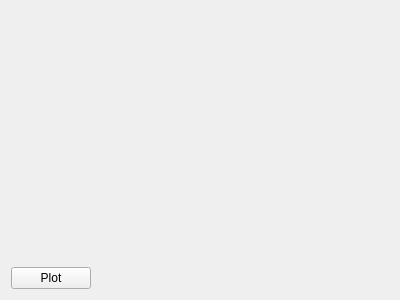
<?xml version="1.0" encoding="UTF-8"?>
<ui version="4.0">
 <class>Widget</class>
 <widget class="QWidget" name="Widget">
  <property name="geometry">
   <rect>
    <x>0</x>
    <y>0</y>
    <width>400</width>
    <height>300</height>
   </rect>
  </property>
  <property name="windowTitle">
   <string>Form</string>
  </property>
  <layout class="QHBoxLayout" name="horizontalLayout">
   <item>
    <layout class="QVBoxLayout" name="verticalLayout">
     <item>
      <widget class="QCustomPlot" name="widget" native="true"/>
     </item>
     <item alignment="Qt::AlignLeft">
      <widget class="QPushButton" name="pushButton">
       <property name="text">
        <string>Plot</string>
       </property>
      </widget>
     </item>
    </layout>
   </item>
  </layout>
 </widget>
 <customwidgets>
  <customwidget>
   <class>QCustomPlot</class>
   <extends>QWidget</extends>
   <header location="global">qcustomplot.h</header>
   <container>1</container>
  </customwidget>
 </customwidgets>
 <resources/>
 <connections/>
</ui>
